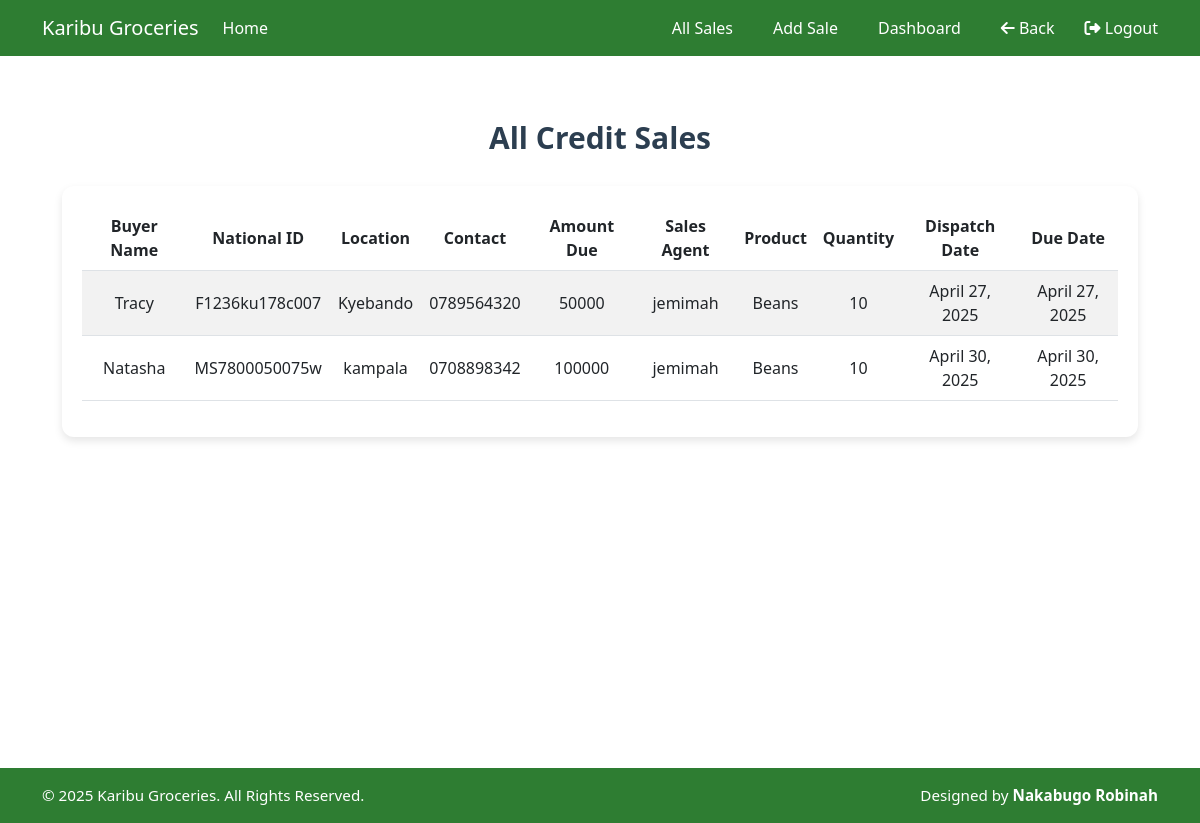
Page /credit_sales_list/ (signed in) on the committed database.
### ledger/models.py (models this page shows, shortened)
class CreditSale(models.Model):
    buyer_name = models.CharField(max_length=100, blank=True)
    nin_validator = RegexValidator(
        regex=r'^[A-Z]{2}[0-9A-Z]{12}$',
        message='Enter a valid NIN (e.g., CM123456789012)'
    )
    national_id = models.CharField(
        max_length=14,
        unique=True,
        null=True,
        blank=True,
        validators=[nin_validator],
        help_text="Enter a valid NIN (e.g., CM123456789012)"
    )
    location = models.CharField(max_length=100, blank=False)
    contact = models.CharField(max_length=15, blank=False)
    amount_due = models.PositiveIntegerField( blank=False)
    sales_agent = models.ForeignKey(Userprofile, on_delete=models.SET_NULL, null=True)
    due_date = models.DateField(auto_now_add=True)
    product_name = models.ForeignKey(Stock, on_delete=models.CASCADE, blank=False)
    quantity = models.PositiveIntegerField(default=0, blank=False)
    date_of_dispatch = models.DateField(auto_now_add=True, blank=False)

class Userprofile(AbstractUser):
    is_salesagent = models.BooleanField(default=False)
    is_manager = models.BooleanField(default=False)
    is_owner = models.BooleanField(default=False)
    username = models.CharField(max_length=50, unique=True)
    email = models.EmailField(max_length=25, unique=True)
    address = models.TextField(max_length=25, blank=True)
    phonenumber = models.CharField(max_length=25, blank=True)
    gender = models.CharField(max_length=10, blank=True, choices=[("Male", "Male"), ("Female", "Female")])
    def __str__(self):
        return self.username # Display username in admin

class Stock(models.Model):
    category_name = models.ForeignKey(Category, on_delete=models.CASCADE, null=True, blank=True)
    item_name = models.CharField(max_length=10, null=True, blank=False)
    total_quantity = models.IntegerField(default=0, null=True, blank=False)
    issued_quantity = models.IntegerField(default=0, null=True, blank=False)
    received_quantity = models.IntegerField(default=0, null=True, blank=False)
    type_of_stock = models.CharField(max_length=20)
    cost = models.DecimalField(max_digits=10, decimal_places=2, null=True, blank=False)
    supplier_type = models.CharField(
        max_length=20,
        choices=[
            ("individual", "Individual Dealer"),
            ("company", "Company"),
            ("farm", "KGL Farm")
        ]
    )
    date = models.DateField(auto_now_add=True)
    branch = models.CharField(max_length=20, choices=[("Maganjo", "Maganjo"), ("Matugga", "Matugga")])
    unit_price = models.FloatField(blank=True, default=0, null=True)
    unit_cost = models.FloatField(blank=True, default=0, null=True)
    def __str__(self):
        return self.item_name if self.item_name else "unnamed stock item"

### ledger/views.py (the view)
# urls.py: path('credit_sales_list/', views.credit_sale_list, name='credit_sale_list'),
@login_required
def credit_sale_list(request):
    credit_sales = CreditSale.objects.all()
    return render(request, 'ledger/credit_sale_list.html', {'credit_sales': credit_sales})

### ledger/templates/ledger/credit_sale_list.html (shortened to what this page needs)
{% extends 'base.html' %}
{% load static %}
{% block content %}
<div class="credit-sales-container">
    <h2 class="credit-sales-title">All Credit Sales</h2>
    <div class="table-wrapper">
        <table class="table table-striped">
            <thead>
                <tr>
                    <th>Buyer Name</th>
                    <th>National ID</th>
                    <th>Location</th>
                    <th>Contact</th>
                    <th>Amount Due</th>
                    <th>Sales Agent</th>
                    <th>Product</th>
                    <th>Quantity</th>
                    <th>Dispatch Date</th>
                    <th>Due Date</th>
                </tr>
            </thead>
            <tbody>
                {% for credit in credit_sales %}
                <tr>
                    <td>{{ credit.buyer_name }}</td>
                    <td>{{ credit.national_id }}</td>
                    <td>{{ credit.location }}</td>
                    <td>{{ credit.contact }}</td>
                    <td>{{ credit.amount_due }}</td>
                    <td>{{ credit.sales_agent }}</td>
                    <td>{{ credit.product_name }}</td>
                    <td>{{ credit.quantity }}</td>
                    <td>{{ credit.date_of_dispatch }}</td>
                    <td>{{ credit.due_date }}</td>
                </tr>
                {% empty %}
                <tr>
                    <td colspan="10" class="no-data">No Credit Sales Found.</td>
                </tr>
                {% endfor %}
            </tbody>
        </table>
    </div>
</div>
{% endblock %}

### ledger/templates/ledger/credit_sale_list.html (style rules this page uses)
.credit-sales-container { padding: 40px 20px; min-height: 80vh; }
.credit-sales-title { font-size: 30px; font-weight: 700; margin-bottom: 30px; color: #2c3e50; text-align: center; }
.table-wrapper { overflow-x: auto; background: #ffffff; padding: 20px; border-radius: 12px; box-shadow: 0 4px 8px rgba(0,0,0,0.1); }
.table thead { background-color: #3498db; color: white; }
.table th, .table td { vertical-align: middle; text-align: center; font-size: 16px; }
.table-striped tbody tr:nth-of-type(odd) { background-color: #f2f6fc; }

### rows in the picture
CreditSale: buyer_name "Tracy", national_id "F1236ku178c007", location "Kyebando", contact "0789564320", amount_due "50000", sales_agent "jemimah", product_name "Beans", quantity "10", date_of_dispatch "April 27, 2025", due_date "April 27, 2025"
CreditSale: buyer_name "Natasha", national_id "MS7800050075w", location "kampala", contact "0708898342", amount_due "100000", sales_agent "jemimah", product_name "Beans", quantity "10", date_of_dispatch "April 30, 2025", due_date "April 30, 2025"
